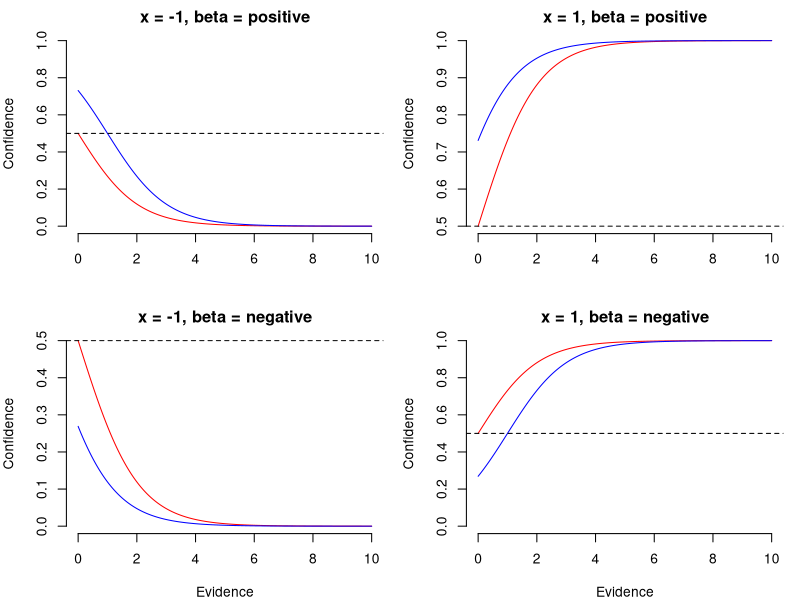
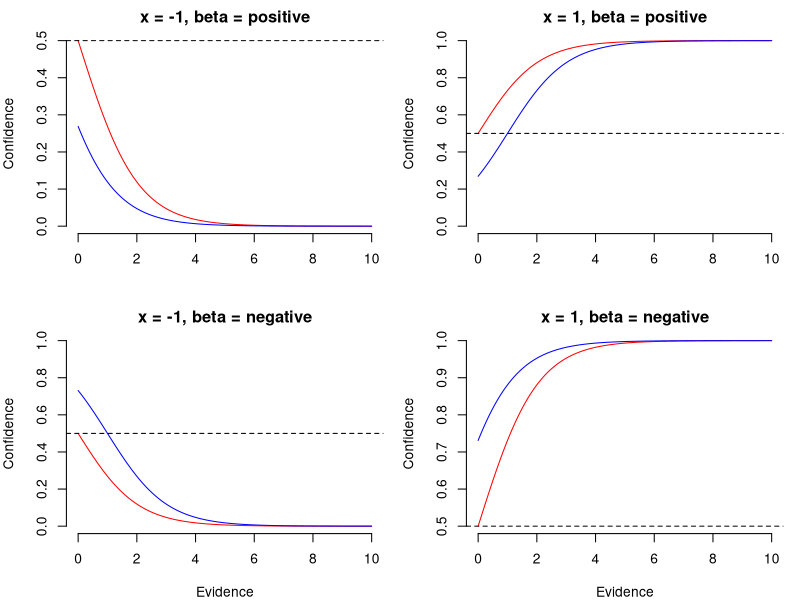
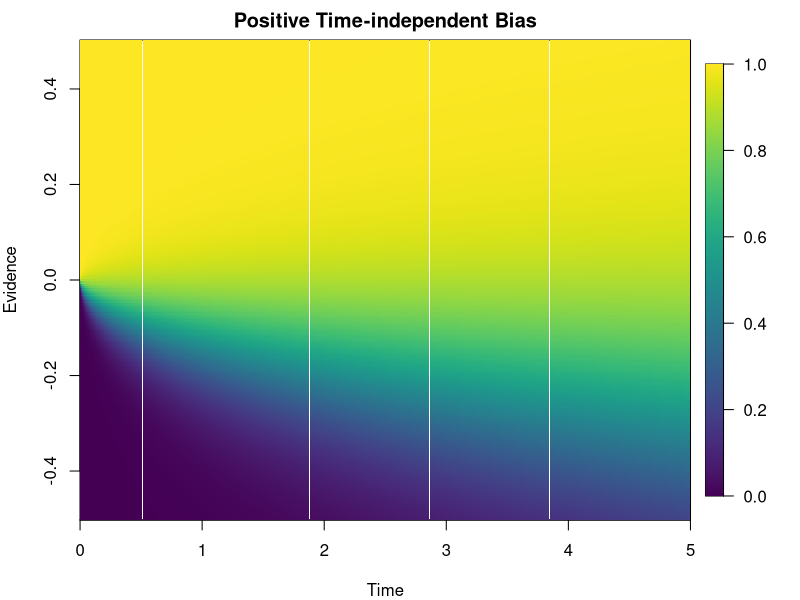
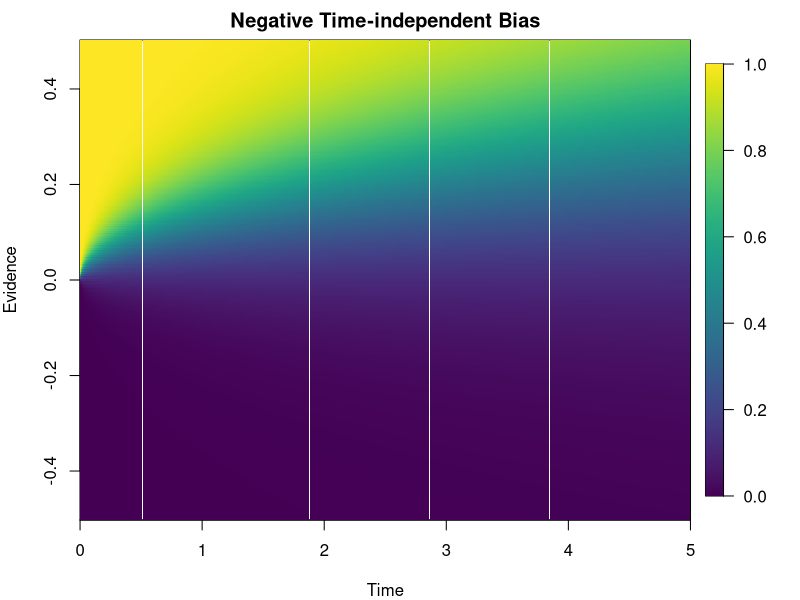
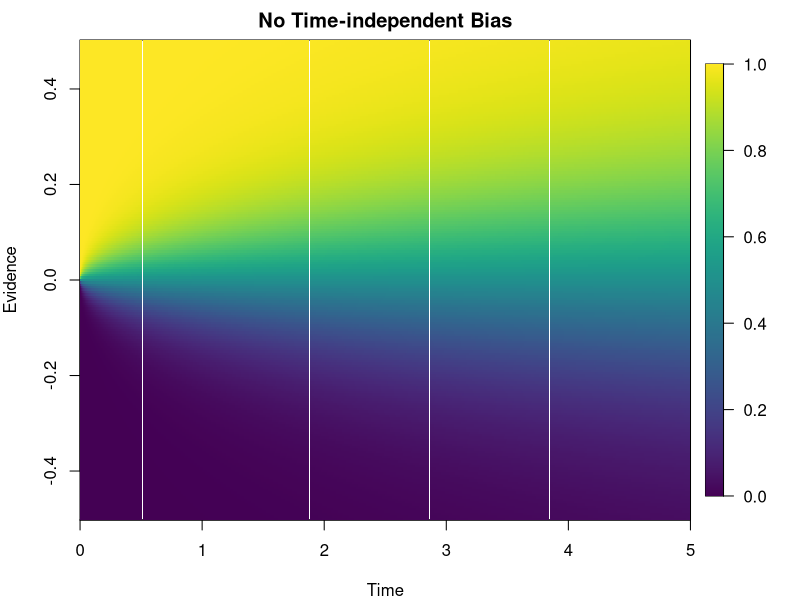
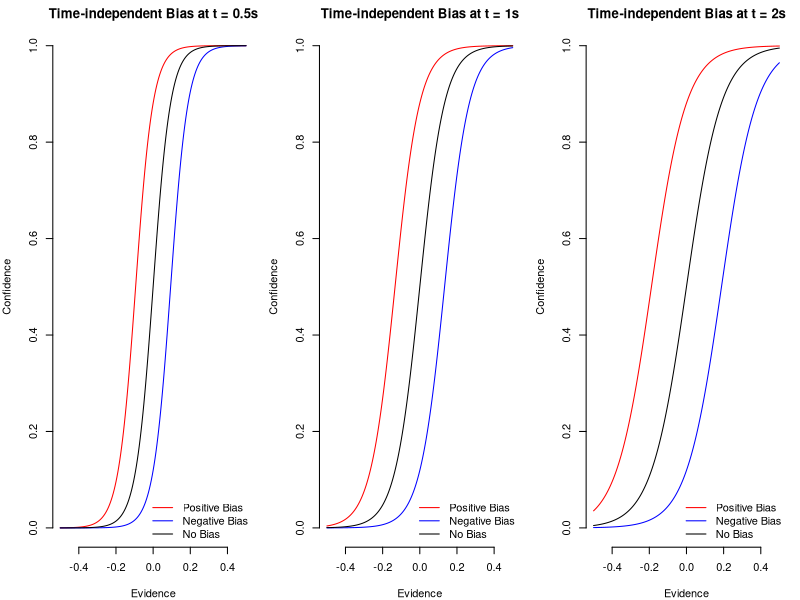
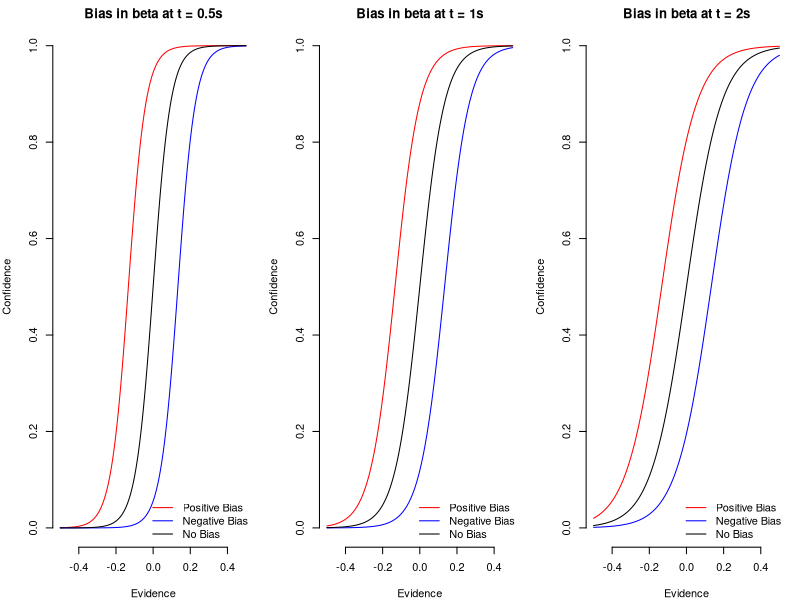
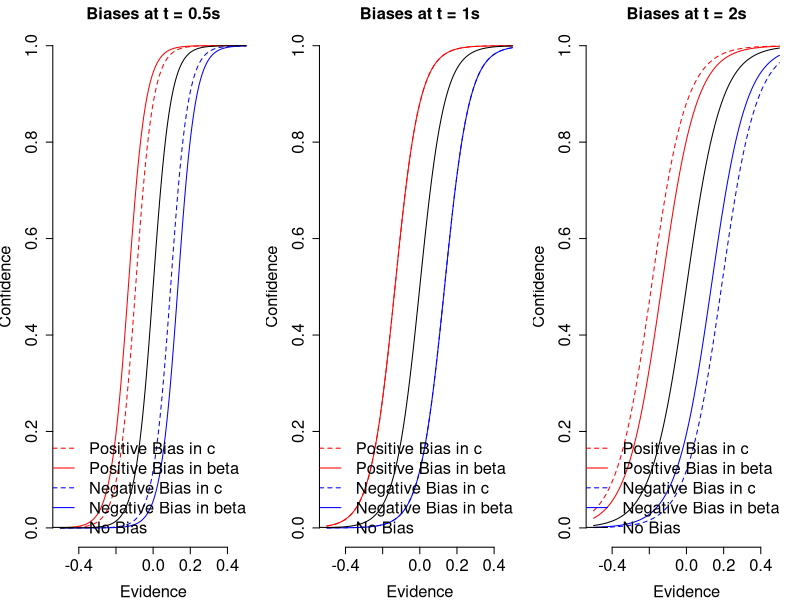

Source code (R) for these figures, in order:
#' ---
#' Additional code addressing reviewers comments 
#' ---

library(viridis)
library(fields)
# Set working directory to current file location
setwd(dirname(rstudioapi::getActiveDocumentContext()$path))

# Reproducing Reviewer #2's simulation ------------------------------------

ldc <- function(side,e,t,a,b) {
  return(1 / (1 + exp(- 1/sqrt(t) * (side*a*e + b))) )
}

ldc_wrong <- function(side,e,t,a,b) {
  return(1 / (1 + exp(- 1/sqrt(t) * (side*a*e - b))) )
}

a <- 1
b <- 0
bpos <- 1
bneg <- -1
e <- seq(0,10,.01)
t <- 1
left <- -1
right <- 1

jpeg("ldc_beta.jpg",width=14,height=14,units = 'cm',res= 300)
par(mfrow=c(2,2),mar=c(4,4,2,1))

plot(e,ldc(left,e,t,a,b),type="l",col="red",bty='n',xlab="",ylab="Confidence",
     main="x = -1, beta = positive",ylim=c(0,1))
lines(e,ldc(left,e,t,a,bpos),col="blue")
abline(h=0.5,lty=2)

plot(e,ldc(right,e,t,a,b),type="l",col="red",bty='n',xlab="",ylab="Confidence",
     main="x = 1, beta = positive",ylim=c(.5,1))
lines(e,ldc(right,e,t,a,bpos),col="blue")
abline(h=0.5,lty=2)

plot(e,ldc(left,e,t,a,b),type="l",col="red",bty='n',xlab="Evidence",ylab="Confidence",
     main="x = -1, beta = negative",ylim=c(0,.5))
lines(e,ldc(left,e,t,a,bneg),col="blue")
abline(h=0.5,lty=2)

plot(e,ldc(right,e,t,a,b),type="l",col="red",bty='n',xlab="Evidence",ylab="Confidence",
     main="x = 1, beta = negative",ylim=c(0,1))
lines(e,ldc(right,e,t,a,bneg),col="blue")
abline(h=0.5,lty=2)

dev.off()

jpeg("ldc_wrong_beta.jpg",width=14,height=14,units = 'cm',res= 300)
par(mfrow=c(2,2),mar=c(4,4,2,1))

plot(e,ldc_wrong(left,e,t,a,b),type="l",col="red",bty='n',xlab="",ylab="Confidence",
     main="x = -1, beta = positive",ylim=c(0,.5))
lines(e,ldc_wrong(left,e,t,a,bpos),col="blue")
abline(h=0.5,lty=2)

plot(e,ldc_wrong(right,e,t,a,b),type="l",col="red",bty='n',xlab="",ylab="Confidence",
     main="x = 1, beta = positive",ylim=c(0,1))
lines(e,ldc_wrong(right,e,t,a,bpos),col="blue")
abline(h=0.5,lty=2)

plot(e,ldc_wrong(left,e,t,a,b),type="l",col="red",bty='n',xlab="Evidence",ylab="Confidence",
     main="x = -1, beta = negative",ylim=c(0,1))
lines(e,ldc_wrong(left,e,t,a,bneg),col="blue")
abline(h=0.5,lty=2)

plot(e,ldc_wrong(right,e,t,a,b),type="l",col="red",bty='n',xlab="Evidence",ylab="Confidence",
     main="x = 1, beta = negative",ylim=c(.5,1))
lines(e,ldc_wrong(right,e,t,a,bneg),col="blue")
abline(h=0.5,lty=2)

dev.off()

# Simulations with time-independent bias ----------------------------------

ldc_bias <- function(side,evidence,time,a,b,c) {
  return(1 / (1 + exp(- 1/sqrt(time) * (side*a*evidence + b) - c)) )
}

# Parameters for simulation
a <- 15
b <- 0
bpos <- 2
bneg <- -2
cpos <- 2
cneg <- -2
c <- 0

dt <- 0.001
maxRT <- 5
t <- seq(0,maxRT,dt)
bound <- .5
ev_resolution <- 0.005
ev <- seq(-bound,bound,ev_resolution)

# Generate heatmap from simulation
sim_pos_c <- matrix(NA,nrow=length(t),ncol=length(ev))
sim_neg_c <- matrix(NA,nrow=length(t),ncol=length(ev))
sim_c <- matrix(NA,nrow=length(t),ncol=length(ev))
sim_pos_b <- matrix(NA,nrow=length(t),ncol=length(ev))
sim_neg_b <- matrix(NA,length(t),length(ev))
for (i in 1:length(t)) {
  for (j in 1:length(ev)) {
    sim_pos_c[i,j] <- ldc_bias(1,ev[j],t[i],a,b,cpos)
    sim_neg_c[i,j] <- ldc_bias(1,ev[j],t[i],a,b,cneg)
    sim_c[i,j] <- ldc_bias(1,ev[j],t[i],a,b,c)
    sim_pos_b[i,j] <- ldc_bias(1,ev[j],t[i],a,bpos,c)
    sim_neg_b[i,j] <- ldc_bias(1,ev[j],t[i],a,bneg,c)
  }
}

colmap <- viridis(10000)
# Plot heatmap using the viridis color map
jpeg("ldc_pos_bias.jpg",width=14,height=14,units = 'cm',res= 300)
par(mar=c(4,4,2,1))
image.plot(t, ev, sim_pos_c, col=colmap, xlab="Time", ylab="Evidence", 
      main="Positive Time-independent Bias")
dev.off()

jpeg("ldc_neg_bias.jpg",width=14,height=14,units = 'cm',res= 300)
par(mar=c(4,4,2,1))
image.plot(t, ev, sim_neg_c, col=colmap, xlab="Time", ylab="Evidence", 
      main="Negative Time-independent Bias")
dev.off()

jpeg("ldc_no_bias.jpg",width=14,height=14,units = 'cm',res= 300)
par(mar=c(4,4,2,1))
image.plot(t, ev, sim_c, col=colmap, xlab="Time", ylab="Evidence", 
      main="No Time-independent Bias")
dev.off()

# Plot confidence at fixed points in time
jpeg("ldc_bias_c.jpg",width=42,height=14,units = 'cm',res= 300)
par(mfrow=c(1,3),mar=c(4,4,2,1))

plot(ev,sim_pos_c[500,],type="l",col="red",bty='n',xlab="Evidence",ylab="Confidence",
     main="Time-independent Bias at t = 0.5s",ylim=c(0,1))
lines(ev,sim_neg_c[500,],col="blue")
lines(ev,sim_c[500,],type="l",col="black")
# Add legend
legend("bottomright",legend=c("Positive Bias","Negative Bias","No Bias"),col=c("red","blue","black"),lty=1, bty ='n')

plot(ev,sim_pos_c[1000,],type="l",col="red",bty='n',xlab="Evidence",ylab="Confidence",
     main="Time-independent Bias at t = 1s",ylim=c(0,1))
lines(ev,sim_neg_c[1000,],col="blue")
lines(ev,sim_c[1000,],type="l",col="black")
# Add legend
legend("bottomright",legend=c("Positive Bias","Negative Bias","No Bias"),col=c("red","blue","black"),lty=1, bty ='n')

plot(ev,sim_pos_c[2000,],type="l",col="red",bty='n',xlab="Evidence",ylab="Confidence",
     main="Time-independent Bias at t = 2s",ylim=c(0,1))
lines(ev,sim_neg_c[2000,],col="blue")
lines(ev,sim_c[2000,],type="l",col="black")
# Add legend
legend("bottomright",legend=c("Positive Bias","Negative Bias","No Bias"),col=c("red","blue","black"),lty=1, bty ='n')
dev.off()

dev.off()

# Make the same plots with the bias in the beta parameter (all in one figure)
jpeg("ldc_bias_beta.jpg",width=42,height=14,units = 'cm',res= 300)
par(mfrow=c(1,3),mar=c(4,4,2,1))
plot(ev,sim_pos_b[500,],type="l",col="red",bty='n',xlab="Evidence",ylab="Confidence",
     main="Bias in beta at t = 0.5s",ylim=c(0,1))
lines(ev,sim_neg_b[500,],col="blue")
lines(ev,sim_c[500,],type="l",col="black")
# Add legend
legend("bottomright",legend=c("Positive Bias","Negative Bias","No Bias"),col=c("red","blue","black"),lty=1, bty ='n')

plot(ev,sim_pos_b[1000,],type="l",col="red",bty='n',xlab="Evidence",ylab="Confidence",
     main="Bias in beta at t = 1s",ylim=c(0,1))
lines(ev,sim_neg_b[1000,],col="blue")
lines(ev,sim_c[1000,],type="l",col="black")
# Add legend
legend("bottomright",legend=c("Positive Bias","Negative Bias","No Bias"),col=c("red","blue","black"),lty=1, bty ='n')

plot(ev,sim_pos_b[2000,],type="l",col="red",bty='n',xlab="Evidence",ylab="Confidence",
     main="Bias in beta at t = 2s",ylim=c(0,1))
lines(ev,sim_neg_b[2000,],col="blue")
lines(ev,sim_c[2000,],type="l",col="black")
# Add legend
legend("bottomright",legend=c("Positive Bias","Negative Bias","No Bias"),col=c("red","blue","black"),lty=1, bty ='n')
dev.off()

cex.lab <- 1.5
cex.axis <- 1.5
cex.main <- 1.5
cex.legend <- 1.5
# Plot biases in c and beta in the same figure
jpeg("ldc_bias_c_beta.jpg",width=42,height=14,units = 'cm',res= 300)
par(mfrow=c(1,3),mar=c(4,4,2,1))

plot(ev,sim_pos_c[500,],type="l",col="red",bty='n',xlab="Evidence",ylab="Confidence",
     main="Biases at t = 0.5s",ylim=c(0,1),lty=2, cex.lab=cex.lab, cex.axis=cex.axis, cex.main=cex.main)
lines(ev,sim_pos_b[500,],col="red")
lines(ev,sim_neg_c[500,],col="blue",lty=2)
lines(ev,sim_neg_b[500,],col="blue")
lines(ev,sim_c[500,],type="l",col="black")
# Add legend
legend("bottomright",col=c("red","red","blue","blue","black"),lty=c(2,1,2,1,1), bty ='n',
       legend=c("Positive Bias in c","Positive Bias in beta","Negative Bias in c","Negative Bias in beta","No Bias"),
       cex=cex.legend)

plot(ev,sim_pos_c[1000,],type="l",col="red",bty='n',xlab="Evidence",ylab="Confidence",
     main="Biases at t = 1s",ylim=c(0,1),lty=2, cex.lab=cex.lab, cex.axis=cex.axis, cex.main=cex.main)
lines(ev,sim_pos_b[1000,],col="red")
lines(ev,sim_neg_c[1000,],col="blue",lty=2)
lines(ev,sim_neg_b[1000,],col="blue")
lines(ev,sim_c[1000,],type="l",col="black")
# Add legend
legend("bottomright",col=c("red","red","blue","blue","black"),lty=c(2,1,2,1,1), bty ='n',
       legend=c("Positive Bias in c","Positive Bias in beta","Negative Bias in c","Negative Bias in beta","No Bias"),
       cex=cex.legend)

plot(ev,sim_pos_c[2000,],type="l",col="red",bty='n',xlab="Evidence",ylab="Confidence",
     main="Biases at t = 2s",ylim=c(0,1),lty=2, cex.lab=cex.lab, cex.axis=cex.axis, cex.main=cex.main)
lines(ev,sim_pos_b[2000,],col="red")
lines(ev,sim_neg_c[2000,],col="blue",lty=2)
lines(ev,sim_neg_b[2000,],col="blue")
lines(ev,sim_c[2000,],type="l",col="black")
# Add legend
legend("bottomright",col=c("red","red","blue","blue","black"),lty=c(2,1,2,1,1), bty ='n',
       legend=c("Positive Bias in c","Positive Bias in beta","Negative Bias in c","Negative Bias in beta","No Bias"),
       cex=cex.legend)

dev.off()
